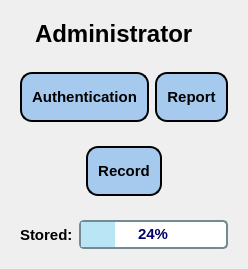
          <widget class="QWidget" name="widget_91" native="true">
           <property name="sizePolicy">
            <sizepolicy hsizetype="Preferred" vsizetype="Preferred">
             <horstretch>0</horstretch>
             <verstretch>0</verstretch>
            </sizepolicy>
           </property>
           <property name="font">
            <font>
             <pointsize>11</pointsize>
            </font>
           </property>
           <property name="styleSheet">
            <string notr="true"/>
           </property>
           <layout class="QGridLayout" name="gridLayout_19">
            <item row="2" column="0" colspan="2">
             <widget class="QWidget" name="widget_92" native="true">
              <layout class="QHBoxLayout" name="horizontalLayout_74">
               <item>
                <widget class="QPushButton" name="button_authentication">
                 <property name="sizePolicy">
                  <sizepolicy hsizetype="Fixed" vsizetype="Fixed">
                   <horstretch>0</horstretch>
                   <verstretch>0</verstretch>
                  </sizepolicy>
                 </property>
                 <property name="minimumSize">
                  <size>
                   <width>0</width>
                   <height>40</height>
                  </size>
                 </property>
                 <property name="maximumSize">
                  <size>
                   <width>16777215</width>
                   <height>50</height>
                  </size>
                 </property>
                 <property name="font">
                  <font>
                   <pointsize>11</pointsize>
                   <weight>75</weight>
                   <bold>true</bold>
                  </font>
                 </property>
                 <property name="styleSheet">
                  <string notr="true">QPushButton {
    background-color: #A6CAEE;
    border: 2px solid black;
    border-radius: 12px;
padding: 10px 10px;
}

QPushButton:hover {
    background-color: qlineargradient(
spread:pad, 
x1:0, y1:0, x2:0, y2:1, 

stop:0 #738B95, 
stop:1 #BAE5F5
    );
}

QPushButton:pressed {
    background-color: qlineargradient(
spread:pad, 
x1:0, y1:0, x2:0, y2:1, 
stop:0  #BAE5F5, 
stop:1 #738B95
);
    padding-top: 6px;   /* tạo cảm giác ấn xuống */
}</string>
                 </property>
                 <property name="text">
                  <string>Authentication</string>
                 </property>
                 <property name="icon">
                  <iconset>
                   <normaloff>all-icons/management.png</normaloff>all-icons/management.png</iconset>
                 </property>
                 <property name="iconSize">
                  <size>
                   <width>32</width>
                   <height>32</height>
                  </size>
                 </property>
                </widget>
               </item>
               <item>
                <widget class="QPushButton" name="button_report">
                 <property name="enabled">
                  <bool>true</bool>
                 </property>
                 <property name="sizePolicy">
                  <sizepolicy hsizetype="Fixed" vsizetype="Fixed">
                   <horstretch>0</horstretch>
                   <verstretch>0</verstretch>
                  </sizepolicy>
                 </property>
                 <property name="minimumSize">
                  <size>
                   <width>0</width>
                   <height>50</height>
                  </size>
                 </property>
                 <property name="maximumSize">
                  <size>
                   <width>16777215</width>
                   <height>50</height>
                  </size>
                 </property>
                 <property name="font">
                  <font>
                   <pointsize>11</pointsize>
                   <weight>75</weight>
                   <bold>true</bold>
                  </font>
                 </property>
                 <property name="styleSheet">
                  <string notr="true">QPushButton {
    background-color: #A6CAEE;
    border: 2px solid black;
    border-radius: 12px;
padding: 10px 10px;
}

QPushButton:hover {
    background-color: qlineargradient(
spread:pad, 
x1:0, y1:0, x2:0, y2:1, 

stop:0 #738B95, 
stop:1 #BAE5F5
    );
}

QPushButton:pressed {
    background-color: qlineargradient(
spread:pad, 
x1:0, y1:0, x2:0, y2:1, 
stop:0  #BAE5F5, 
stop:1 #738B95
);
    padding-top: 6px;   /* tạo cảm giác ấn xuống */
}</string>
                 </property>
                 <property name="text">
                  <string>Report</string>
                 </property>
                 <property name="icon">
                  <iconset>
                   <normaloff>all-icons/docs.png</normaloff>all-icons/docs.png</iconset>
                 </property>
                 <property name="iconSize">
                  <size>
                   <width>32</width>
                   <height>32</height>
                  </size>
                 </property>
                </widget>
               </item>
              </layout>
             </widget>
            </item>
            <item row="1" column="0" colspan="2">
             <widget class="QWidget" name="widget_99" native="true">
              <layout class="QHBoxLayout" name="horizontalLayout_81">
               <item>
                <widget class="QLabel" name="label_148">
                 <property name="sizePolicy">
                  <sizepolicy hsizetype="Fixed" vsizetype="Preferred">
                   <horstretch>0</horstretch>
                   <verstretch>0</verstretch>
                  </sizepolicy>
                 </property>
                 <property name="text">
                  <string/>
                 </property>
                 <property name="pixmap">
                  <pixmap>all-icons/memory.png</pixmap>
                 </property>
                </widget>
               </item>
               <item>
                <widget class="QLabel" name="label_149">
                 <property name="font">
                  <font>
                   <pointsize>18</pointsize>
                   <weight>75</weight>
                   <bold>true</bold>
                  </font>
                 </property>
                 <property name="text">
                  <string>Administrator</string>
                 </property>
                </widget>
               </item>
              </layout>
             </widget>
            </item>
            <item row="4" column="0" colspan="2">
             <widget class="QWidget" name="widget_7" native="true">
              <layout class="QHBoxLayout" name="horizontalLayout_7">
               <item>
                <widget class="QLabel" name="label_28">
                 <property name="sizePolicy">
                  <sizepolicy hsizetype="Preferred" vsizetype="Preferred">
                   <horstretch>0</horstretch>
                   <verstretch>0</verstretch>
                  </sizepolicy>
                 </property>
                 <property name="font">
                  <font>
                   <pointsize>11</pointsize>
                   <weight>75</weight>
                   <bold>true</bold>
                  </font>
                 </property>
                 <property name="text">
                  <string>Stored:</string>
                 </property>
                </widget>
               </item>
               <item>
                <widget class="QProgressBar" name="progressbar_stored">
                 <property name="font">
                  <font>
                   <weight>75</weight>
                   <bold>true</bold>
                  </font>
                 </property>
                 <property name="styleSheet">
                  <string notr="true">QProgressBar {
    border: 2px solid #738B95;
    border-radius: 5px;
    background: white;
    text-align: center;
	
	color: rgb(0, 0, 104);
    height: 25px;
}

QProgressBar::chunk {
	background:  #BAE5F5;

}
</string>
                 </property>
                 <property name="value">
                  <number>24</number>
                 </property>
                </widget>
               </item>
              </layout>
             </widget>
            </item>
            <item row="3" column="0" colspan="2">
             <widget class="QWidget" name="widget_94" native="true">
              <layout class="QHBoxLayout" name="horizontalLayout_75">
               <item>
                <widget class="QPushButton" name="button_record">
                 <property name="enabled">
                  <bool>true</bool>
                 </property>
                 <property name="sizePolicy">
                  <sizepolicy hsizetype="Fixed" vsizetype="Fixed">
                   <horstretch>0</horstretch>
                   <verstretch>0</verstretch>
                  </sizepolicy>
                 </property>
                 <property name="minimumSize">
                  <size>
                   <width>0</width>
                   <height>50</height>
                  </size>
                 </property>
                 <property name="maximumSize">
                  <size>
                   <width>16777215</width>
                   <height>50</height>
                  </size>
                 </property>
                 <property name="font">
                  <font>
                   <pointsize>11</pointsize>
                   <weight>75</weight>
                   <bold>true</bold>
                  </font>
                 </property>
                 <property name="styleSheet">
                  <string notr="true">QPushButton {
    background-color: #A6CAEE;
    border: 2px solid black;
    border-radius: 12px;
padding: 10px 10px;
}

QPushButton:hover {
    background-color: qlineargradient(
spread:pad, 
x1:0, y1:0, x2:0, y2:1, 

stop:0 #738B95, 
stop:1 #BAE5F5
    );
}

QPushButton:pressed {
    background-color: qlineargradient(
spread:pad, 
x1:0, y1:0, x2:0, y2:1, 
stop:0  #BAE5F5, 
stop:1 #738B95
);
    padding-top: 6px;   /* tạo cảm giác ấn xuống */
}</string>
                 </property>
                 <property name="text">
                  <string>Record</string>
                 </property>
                 <property name="icon">
                  <iconset>
                   <normaloff>all-icons/rec.png</normaloff>all-icons/rec.png</iconset>
                 </property>
                 <property name="iconSize">
                  <size>
                   <width>32</width>
                   <height>32</height>
                  </size>
                 </property>
                </widget>
               </item>
              </layout>
             </widget>
            </item>
           </layout>
          </widget>
